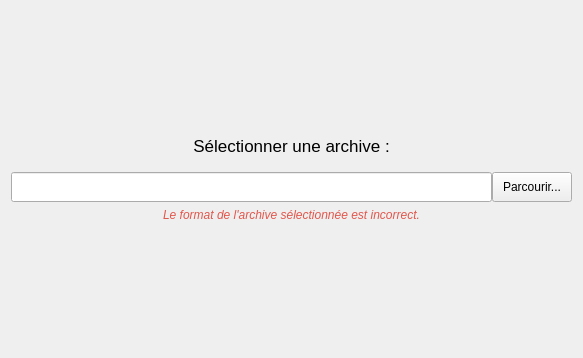
      <widget class="QWidget" name="pageFileSelection">
       <layout class="QVBoxLayout" name="verticalLayout_10">
        <item>
         <layout class="QVBoxLayout" name="verticalLayout_3">
          <property name="spacing">
           <number>0</number>
          </property>
          <property name="bottomMargin">
           <number>10</number>
          </property>
          <item>
           <spacer name="verticalSpacer_3">
            <property name="orientation">
             <enum>Qt::Vertical</enum>
            </property>
            <property name="sizeHint" stdset="0">
             <size>
              <width>561</width>
              <height>125</height>
             </size>
            </property>
           </spacer>
          </item>
          <item>
           <widget class="QLabel" name="labelFileSelection">
            <property name="sizePolicy">
             <sizepolicy hsizetype="Preferred" vsizetype="Preferred">
              <horstretch>0</horstretch>
              <verstretch>0</verstretch>
             </sizepolicy>
            </property>
            <property name="font">
             <font>
              <pointsize>13</pointsize>
              <weight>50</weight>
              <bold>false</bold>
             </font>
            </property>
            <property name="text">
             <string>Sélectionner une archive :</string>
            </property>
            <property name="alignment">
             <set>Qt::AlignCenter</set>
            </property>
           </widget>
          </item>
         </layout>
        </item>
        <item>
         <layout class="QHBoxLayout" name="horizontalLayout_2">
          <property name="spacing">
           <number>0</number>
          </property>
          <item>
           <widget class="QLineEdit" name="lineEditFile">
            <property name="minimumSize">
             <size>
              <width>0</width>
              <height>30</height>
             </size>
            </property>
            <property name="maximumSize">
             <size>
              <width>16777215</width>
              <height>30</height>
             </size>
            </property>
           </widget>
          </item>
          <item>
           <widget class="QPushButton" name="pushButtonBrowse">
            <property name="minimumSize">
             <size>
              <width>0</width>
              <height>30</height>
             </size>
            </property>
            <property name="maximumSize">
             <size>
              <width>16777215</width>
              <height>30</height>
             </size>
            </property>
            <property name="text">
             <string>Parcourir...</string>
            </property>
            <property name="autoDefault">
             <bool>true</bool>
            </property>
           </widget>
          </item>
         </layout>
        </item>
        <item>
         <layout class="QVBoxLayout" name="verticalLayout_9">
          <property name="spacing">
           <number>0</number>
          </property>
          <property name="topMargin">
           <number>0</number>
          </property>
          <item>
           <widget class="QLabel" name="labelFileError">
            <property name="font">
             <font>
              <italic>true</italic>
             </font>
            </property>
            <property name="styleSheet">
             <string notr="true">color: rgb(226,87,76);</string>
            </property>
            <property name="text">
             <string>Le format de l'archive sélectionnée est incorrect.</string>
            </property>
            <property name="alignment">
             <set>Qt::AlignCenter</set>
            </property>
           </widget>
          </item>
          <item>
           <spacer name="verticalSpacer_4">
            <property name="orientation">
             <enum>Qt::Vertical</enum>
            </property>
            <property name="sizeHint" stdset="0">
             <size>
              <width>561</width>
              <height>125</height>
             </size>
            </property>
           </spacer>
          </item>
         </layout>
        </item>
       </layout>
      </widget>
